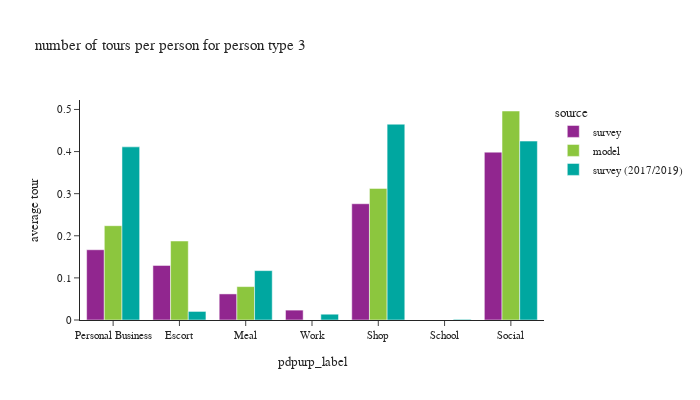

Notebook source saved alongside this figure:
### Code cell
plot_by_pptyp(df_tour, '3')

### Figure 1 — Plotly figure (JSON) as saved in the notebook; plotly's stock layout.template omitted (floating-point values rounded to 4 significant figures)
{"data": [{"alignmentgroup": "True", "hovertemplate": "source=survey<br>pdpurp_label=%{x}<br>average tour=%{y}<extra></extra>", "legendgroup": "survey", "marker": {"color": "#91268F", "pattern": {"shape": ""}}, "name": "survey", "offsetgroup": "survey", "orientation": "v", "showlegend": true, "textposition": "auto", "type": "bar", "x": ["Personal Business", "Escort", "Meal", "Work", "Shop", "School", "Social"], "xaxis": "x", "y": [0.1669, 0.1297, 0.06195, 0.02349, 0.2761, 6.662e-05, 0.3987], "yaxis": "y"}, {"alignmentgroup": "True", "hovertemplate": "source=model<br>pdpurp_label=%{x}<br>average tour=%{y}<extra></extra>", "legendgroup": "model", "marker": {"color": "#8CC63E", "pattern": {"shape": ""}}, "name": "model", "offsetgroup": "model", "orientation": "v", "showlegend": true, "textposition": "auto", "type": "bar", "x": ["Personal Business", "Social", "Escort", "Shop", "Meal"], "xaxis": "x", "y": [0.224, 0.4963, 0.1876, 0.3126, 0.07931], "yaxis": "y"}, {"alignmentgroup": "True", "hovertemplate": "source=survey (2017/2019)<br>pdpurp_label=%{x}<br>average tour=%{y}<extra></extra>", "legendgroup": "survey (2017/2019)", "marker": {"color": "#00A7A0", "pattern": {"shape": ""}}, "name": "survey (2017/2019)", "offsetgroup": "survey (2017/2019)", "orientation": "v", "showlegend": true, "textposition": "auto", "type": "bar", "x": ["Escort", "Meal", "Shop", "Personal Business", "Social", "School", "Work"], "xaxis": "x", "y": [0.02035, 0.1173, 0.465, 0.4111, 0.4249, 0.001582, 0.01375], "yaxis": "y"}], "layout": {"barmode": "group", "font": {"size": 11}, "height": 400, "legend": {"title": {"text": "source"}, "tracegroupgap": 0}, "title": {"text": "number of tours per person for person type 3"}, "width": 700, "xaxis": {"anchor": "y", "domain": [0, 1], "title": {"text": "pdpurp_label"}}, "yaxis": {"anchor": "x", "domain": [0, 1], "tickformat": ".2", "title": {"text": "average tour"}}}}
